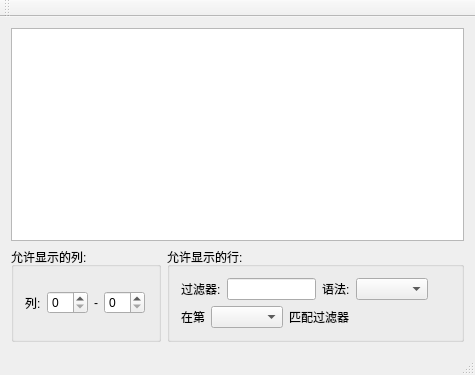
<?xml version="1.0" encoding="UTF-8"?>
<ui version="4.0">
 <class>MainWindow</class>
 <widget class="QMainWindow" name="MainWindow">
  <property name="geometry">
   <rect>
    <x>0</x>
    <y>0</y>
    <width>475</width>
    <height>375</height>
   </rect>
  </property>
  <property name="windowTitle">
   <string>MainWindow</string>
  </property>
  <widget class="QWidget" name="centralWidget">
   <layout class="QVBoxLayout" name="verticalLayout_2">
    <item>
     <widget class="QTreeView" name="treeView"/>
    </item>
    <item>
     <layout class="QHBoxLayout" name="horizontalLayout_7">
      <item>
       <widget class="QGroupBox" name="groupBox_2">
        <property name="title">
         <string>允许显示的列:</string>
        </property>
        <layout class="QHBoxLayout" name="horizontalLayout_6">
         <item>
          <layout class="QHBoxLayout" name="horizontalLayout_4">
           <item>
            <widget class="QLabel" name="label_3">
             <property name="text">
              <string>列:</string>
             </property>
            </widget>
           </item>
           <item>
            <widget class="QSpinBox" name="spinBox"/>
           </item>
           <item>
            <widget class="QLabel" name="label_4">
             <property name="text">
              <string>-</string>
             </property>
            </widget>
           </item>
           <item>
            <widget class="QSpinBox" name="spinBox_2"/>
           </item>
           <item>
            <spacer name="horizontalSpacer">
             <property name="orientation">
              <enum>Qt::Horizontal</enum>
             </property>
             <property name="sizeHint" stdset="0">
              <size>
               <width>40</width>
               <height>20</height>
              </size>
             </property>
            </spacer>
           </item>
          </layout>
         </item>
        </layout>
       </widget>
      </item>
      <item>
       <widget class="QGroupBox" name="groupBox">
        <property name="title">
         <string>允许显示的行:</string>
        </property>
        <layout class="QVBoxLayout" name="verticalLayout">
         <item>
          <layout class="QHBoxLayout" name="horizontalLayout_3">
           <item>
            <layout class="QHBoxLayout" name="horizontalLayout">
             <item>
              <widget class="QLabel" name="label_2">
               <property name="text">
                <string>过滤器:</string>
               </property>
              </widget>
             </item>
             <item>
              <widget class="QLineEdit" name="lineEdit"/>
             </item>
            </layout>
           </item>
           <item>
            <layout class="QHBoxLayout" name="horizontalLayout_2">
             <item>
              <widget class="QLabel" name="label">
               <property name="text">
                <string>语法:</string>
               </property>
              </widget>
             </item>
             <item>
              <widget class="QComboBox" name="comboBox"/>
             </item>
             <item>
              <spacer name="horizontalSpacer_2">
               <property name="orientation">
                <enum>Qt::Horizontal</enum>
               </property>
               <property name="sizeHint" stdset="0">
                <size>
                 <width>40</width>
                 <height>20</height>
                </size>
               </property>
              </spacer>
             </item>
            </layout>
           </item>
          </layout>
         </item>
         <item>
          <layout class="QHBoxLayout" name="horizontalLayout_5">
           <item>
            <widget class="QLabel" name="label_5">
             <property name="text">
              <string>在第</string>
             </property>
            </widget>
           </item>
           <item>
            <widget class="QComboBox" name="comboBox_2"/>
           </item>
           <item>
            <widget class="QLabel" name="label_6">
             <property name="text">
              <string>匹配过滤器</string>
             </property>
            </widget>
           </item>
           <item>
            <spacer name="horizontalSpacer_3">
             <property name="orientation">
              <enum>Qt::Horizontal</enum>
             </property>
             <property name="sizeHint" stdset="0">
              <size>
               <width>40</width>
               <height>20</height>
              </size>
             </property>
            </spacer>
           </item>
          </layout>
         </item>
        </layout>
       </widget>
      </item>
     </layout>
    </item>
   </layout>
  </widget>
  <widget class="QMenuBar" name="menuBar">
   <property name="geometry">
    <rect>
     <x>0</x>
     <y>0</y>
     <width>475</width>
     <height>17</height>
    </rect>
   </property>
  </widget>
  <widget class="QToolBar" name="mainToolBar">
   <attribute name="toolBarArea">
    <enum>TopToolBarArea</enum>
   </attribute>
   <attribute name="toolBarBreak">
    <bool>false</bool>
   </attribute>
  </widget>
  <widget class="QStatusBar" name="statusBar"/>
 </widget>
 <layoutdefault spacing="6" margin="11"/>
 <resources/>
 <connections/>
</ui>
